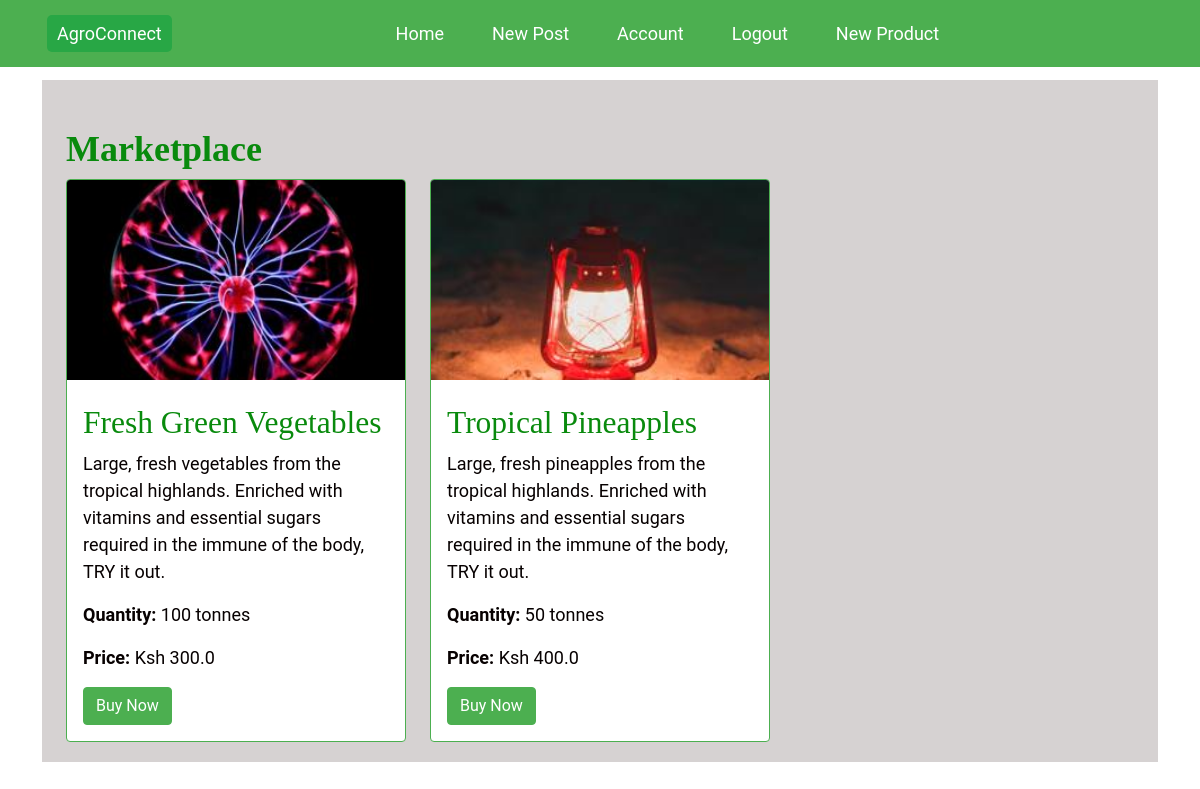
/market (signed in), run on the app's committed database.
### farmblog/models.py (models this page shows, shortened)
class Products(db.Model):
    id = db.Column(db.Integer, primary_key=True)
    name = db.Column(db.String(50), nullable=False)
    quantity = db.Column(db.String, nullable=False)
    new_quantity = db.Column(db.String, nullable=True)
    description = db.Column(db.Text, nullable=False)
    price = db.Column(db.Float, nullable=False)
    new_price = db.Column(db.Float, nullable=True)
    f_image = db.Column(db.String(200), nullable=True)
    date_posted = db.Column(db.DateTime, default=datetime.utcnow)
    user_id = db.Column(db.Integer, db.ForeignKey('user.id'), nullable=False)

### farmblog/routes.py (the view)
@app.route("/market")
@login_required
def market():
    products = Products.query.all()  # Fetching all products
    return render_template('marketplace.html', title='Market', products=products)

### farmblog/models.py (called while the page is built)
@login_manager.user_loader
def Load_user(user_id):
    return User.query.get(int(user_id))

### farmblog/templates/marketplace.html (shortened to what this page needs)
{% extends "layout.html" %}
{% block content %}
<div class="container mt-5 pt-5">
    <h1>Marketplace</h1>
    {% if products %}
        <form method="POST" enctype="multipart/form-data">
            <div class="row">
                {% for product in products %}
                    <div class="col-md-4">
                        <div class="card product-card">
                            <h4><img class="card-img-top" src="{{ url_for('static', filename='uploads/' + product.f_image) }}" alt="{{ product.name }}"></h4>
                            <div class="card-body">
                                <h4 class="card-title">{{ product.name }}</h4>
                                <p class="card-text">{{ product.description }}</p>
                                <p class="card-text"><strong>Quantity:</strong> {{ product.quantity }}</p>
                                <p class="card-text"><strong>Price:</strong> Ksh {{ product.price }}</p>
                                <a href="{{ url_for('product_details', product_id=product.id) }}" class="btn btn-primary">Buy Now</a>
                            </div>
                        </div>
                    </div>
                {% endfor %}
            </div>
        </form>
    {% else %}
        <p>No products available at the moment.</p>
    {% endif %}
</div>
{% endblock %}

### farmblog/templates/layout.html (shortened to what this page needs)
<!DOCTYPE html>
<html lang="en">
<head>
    <link rel="stylesheet" href="https://cdn.jsdelivr.net/npm/bootstrap@5.1.3/dist/css/bootstrap.min.css">
    <link rel="stylesheet" href="{{ url_for('static', filename='main.css') }}">
</head>
<body style="background-image: url('{{ url_for('static', filename='images/cover2.jpg') }}'); background-size: cover; background-position: center;">
    <header class="site-header">
        <nav class="navbar navbar-expand-lg navbar-dark bg-steel fixed-top">
            <div class="container">
                <a href="{{ url_for('agroconnect') }}" class="button">AgroConnect</a>
                <div class="collapse navbar-collapse justify-content-center" id="navbarNav">
                    <div class="navbar-nav">
                        {% if current_user.is_authenticated %}
                        <a class="link-light px-4 text-decoration-none" href="{{ url_for('home') }}">Home</a>
                        <a class="link-light px-4 text-decoration-none" href="{{ url_for('add_post')}}">New Post</a>
                        <a class="link-light px-4 text-decoration-none" href="{{ url_for('account') }}">Account</a>
                        <a class="link-light px-4 text-decoration-none" href="{{ url_for('logout') }}">Logout</a>
                        <a class="link-light px-4 text-decoration-none" href="{{ url_for('add_product' )}}">New Product</a>
                        {% else %}
                            <a class="link-light px-4 text-decoration-none" href="{{ url_for('login' )}}">Login</a>
                        {% endif %}
                    </div>
                </div>
            </div>
        </nav>
    </header>
    <main role="main" class="container" style="margin-top: 80px;">
            <div class="flash-messages-container">
            </div>
        <div class="container content-overlay">
            {% block content %} {% endblock %}
        </div>
    </main>
</body>
</html>

### farmblog/static/main.css (style rules this page uses)
.content-overlay { position: relative; z-index: 1; animation: scaleUp 0.5s ease-in-out forwards; }
.content-overlay::before { content: ""; position: absolute; top: 0; left: 0; right: 0; bottom: 0; background-color: rgba(199, 194, 194, 0.729); z-index: -1; animation: scaleUp 0.5s ease-in-out forwards; }
.navbar { background-color: #4CAF50; color: #FFF; padding: 10px 0; animation: fadeIn 1s ease-in-out forwards; }
.navbar-nav a { position : relative; padding: 10px 20px; text-decoration: none; color: white; transition: color 0.3s ease; z-index: 1; }
.navbar-nav a::before { content: ''; position: absolute; top: 0; width: 0; height: 100%; bottom: 0; left: 0; background-color: rgb(15, 111, 37); z-index: -1; transition: width 0.3s ease; border-radius: 10px; }
.button { display: inline-block; padding: 5px 10px; margin: 5px; background-color: #28a745; color: white; text-decoration: none; border-radius: 5px; border: none; transition: background-color 0.3s; }
.product-card { border: 1px solid #4CAF50; margin-bottom: 20px; }
.product-card .btn-primary { background-color: #4CAF50; border-color: #4CAF50; }
h1, h2, h3, h4, h5, h6 { font-family: 'Roboto Slab', serif; color: #098a0d; }
h1 { font-size: 2.0em; font-weight: 700; }
h4 { font-size: 1.75em; font-weight: 300; }
.flash-messages-container { position: fixed; top: 50; left: 0; width: 100%; z-index: 9999; pointer-events: none; padding: 10px; }
.site-header { margin-bottom: 60px; }
.product-card img { width: 100%; height: 200px; object-fit: cover; }

### data on the page
Products: f_image (picture), name "Fresh Green Vegetables", description "Large, fresh vegetables from the tropical highlands. Enriched with vitamins and essential sugars required in the immune of the body, TRY it out.", quantity "100 tonnes", price "300.0"
Products: f_image (picture), name "Tropical Pineapples", description "Large, fresh pineapples from the tropical highlands. Enriched with vitamins and essential sugars required in the immune of the body, TRY it out.", quantity "50 tonnes", price "400.0"
